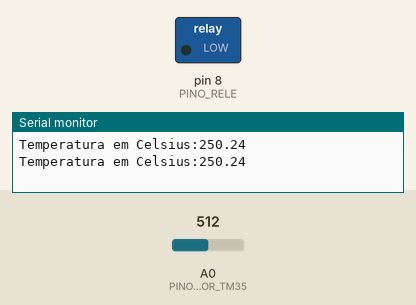
Bench run of a sketch on a simulated Arduino Uno, built with avr-gcc and run on an emulated ATmega328P. Shown: switched loads named in the sketch (green lamp = pin HIGH), the last lines printed to the serial monitor. The test bench sets the inputs (shaded band); at power-on: A0 (PINO_SENSOR_TM35) = 512.

Above: at 2.8 s.
2.9 s: A0 (PINO_SENSOR_TM35) set to 80
5.6 s: A0 (PINO_SENSOR_TM35) set to 67
At 7.3 s:
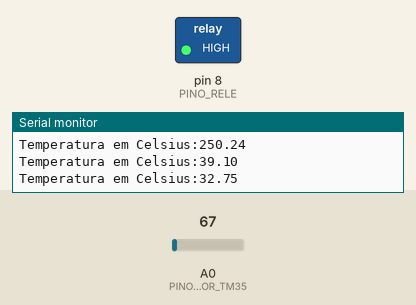
8.3 s: A0 (PINO_SENSOR_TM35) set to 122
At 10.4 s:
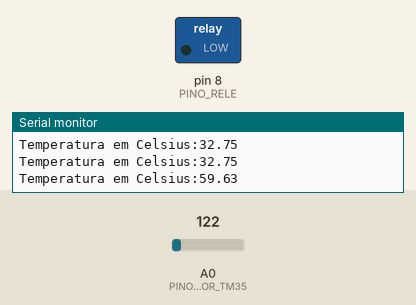
11.5 s: A0 (PINO_SENSOR_TM35) set to 27
At 13.1 s:
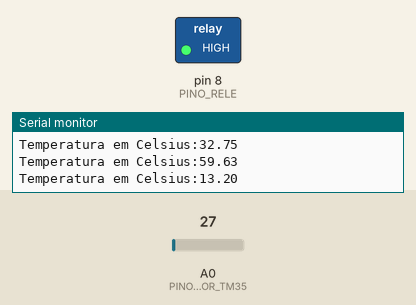
Timing chart, 0 to 14.6 s (numbered marks = the images above; inputs shaded):
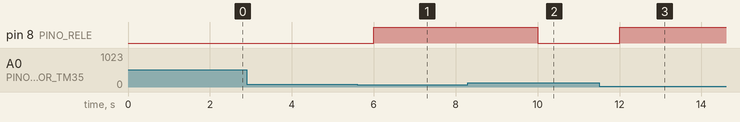

The sketch:

exercicio11.ino
```cpp
/**
 * CÓDIGO PARA ARDUINO (extensão .ino)
 *
 * 11. Faça um programa que leia o valor de um sensor de temperatura TM35, que
 * varia de 0 a 1023, onde 0 corresponde a 0 Volts e 1023 corresponde a 5 Volts.
 * Além disso, sabemos que 1ºC é igual a 10mV. Com isso, podemos considerar a
 * seguinte equação:
 *
 * Temperatura em ºC = (TM35 * (5V/1023)) / 10mV
 */

#define PINO_SENSOR_TM35 0
#define PINO_RELE 8

void setup() {
  // Inicializa a porta serial (9600 bps)
  Serial.begin(9600);
  // Configura o pino do sensor de temperatura (entrada)
  pinMode(PINO_SENSOR_TM35, INPUT);
  // Configura o pino do relé (saída)
  pinMode(PINO_RELE, OUTPUT);
}

void loop() {
  int sensorTM35;
  float temperaturaCelsius;

  // Lê o valor do sensor de temperatura (equivalente ao nosso scanf)
  sensorTM35 = analogRead(PINO_SENSOR_TM35);

  temperaturaCelsius = (sensorTM35 * (5000 / 1023.0)) / 10;

  if(temperaturaCelsius < 37.0) {
    // Ativa o relé (acende a luz)
    digitalWrite(PINO_RELE, HIGH);
  } else {
    // Desativa o relé (apaga a luz)
    digitalWrite(PINO_RELE, LOW);
  }

  // Imprimimos na porta serial (equivalente ao nosso printf)
  Serial.print("Temperatura em Celsius:");
  Serial.println(temperaturaCelsius);

  // Deplay de 5 segundos entre cada leitura
  delay(2000);
}
```

execicio01.c
```cpp
/*
 * Implementar um programa que imprima a soma do seguinte vetor:
 * { 1.35, 5.00, 9.65, 6.10, 3.33, 8.75 }
 */
#include<stdio.h>

int main() {
    int i;
    float numeros[6] = { 1.35, 5.00, 9.65, 6.10, 3.33, 8.75 };
    float soma = 0;

    for(i = 0; i < 6; i++) {
        soma += numeros[i];
        printf("%.2f\n", soma);
    }

}
```

exercicio02.c
```cpp
/**
 * 2. Implementar um programa que imprima a quantidade de
 * números pares e ímpares a partir do seguinte vetor:
 *
 * { 11, 12, 23, 30, 44, 51, 60 }
**/

#include<stdio.h>

int main()
{
    int i, pares, impares;
    int numeros[7] = { 11, 12, 23, 30, 44, 51, 60 };

    pares = 0;
    impares = 0;

    for(i = 0; i < 7; i++)
    {
        if(numeros[i]%2 == 0) {
            pares++;
        } else {
            impares++;
        }
    }
    printf("%d pares e %d impares", pares, impares);

    getchar();
    return 0;
}
```

exercicio03.c
```cpp
/**
 * 3. Construir um programa que encontre o maior, menor
 * e quantidade de elementos maiores que 500, a partir
 * dos seguintes elementos:
 *
 * { 250.00, 150.00, 550.00, 775.00, 600.00, 450.00 }
**/

#include<stdio.h>

int main() {
    int i, qtdMaior500;
    float maior, menor;
    float numeros[6] = { 250.00, 150.00, 550.00, 775.00, 600.00, 450.00 };

    // Inicializa as vairaveis para evitar problemas e condicoes adicionais
    qtdMaior500 = 0;
    maior = numeros[0];
    menor = numeros[0];

    for(i=0; i < 6; i++) {
        float valor = numeros[i];

        if(valor > 500) {
            qtdMaior500++;
        }
        if(valor > maior) {
            maior = valor;
        }
        if(valor < menor) {
            menor = valor;
        }
    }

    printf("Quantidade de elementos maior que 500: %d\n", qtdMaior500);
    printf("Maior valor: %.2f\n", maior);
    printf("Menor valor: %.2f\n\n", menor);


    getchar();
    return 0;
}
```

exercicio04.c
```cpp
/**
 * Fazer um programa que leia 10 valores inteiros, armazene-os em um
 * vetor e os imprima em ordem inversa a que foram inseridos.
 */

#include<stdio.h>

#define CAPACIDADE 2

int main() {
    int i, numeros[CAPACIDADE];

    printf("Digite %d numeros inteiros!\n\n", CAPACIDADE);

    for(i = 0; i < CAPACIDADE; i++)
    {
        printf("Digite o %dº numero: ", i + 1);
        scanf("%d", &numeros[i]);
    }
    printf("\n");
    for(i = CAPACIDADE - 1; i >= 0 ; i--)
    {
        printf("%d\n", numeros[i]);
    }

    getchar();
    return 0;
}
```

exercicio05.c
```cpp
/**
 * 5. Crie um programa que defina e imprima a seguinte matriz:
 *
 * {
 *   { 'I', 'F', 'S', 'P' },
 *   { '2', '0', '1', '6' }
 * }
 */

#include<stdio.h>

int main()
{
    int i, j;
    char matriz[2][4] =
    {
        { 'I', 'F', 'S', 'P' },
        { '2', '0', '1', '6' }
    };

    for(i = 0; i < 2; i++)
    {
        for(j = 0; j < 4; j++)
        {
            printf("%c", matriz[i][j]);
        }
        printf("\n");
    }

    getchar();
    return 0;
}
```

exercicio06.c
```cpp
/**
 * 6. Crie um programa que gere a mesma saída do exercício anterior, mas agora considerando a seguinte matriz:
 *
 * {
 *   { 'I', 'S', '2', '1' },
 *   { 'F', 'P', '0', '6' }
 * }
 */

#include<stdio.h>

#define LINHAS 2
#define COLUNAS 4

int main()
{
    int i, j;
    char matriz[LINHAS][COLUNAS] =
    {
        { 'I', 'S', '2', '1' },
        { 'F', 'P', '0', '6' }
    };

    for(j = 0; j < COLUNAS; j++) {
        if(j == 2) {
            printf("\n");
        }
        for(i = 0; i < LINHAS; i++) {
            printf("%c", matriz[i][j]);
        }
    }

    getchar();
    return 0;
}
```

exercicio07.c
```cpp
/**
 * 7. Fazer um programa para ler um vetor X de elementos inteiros
 * e positivos, de dimensão N (N <= 10). Criar um vetor Y da seguinte
 * forma: os elementos de Y com índice par receberão os respectivos
 * elementos de X divididos por 2; os elementos com índice ímpar
 * receberão os respectivos elementos de X multiplicados por 3.
 * Escrever o vetor X e o vetor Y.
 */

#define CAPACIDADE 5

#include<stdio.h>

int main()
{
    int i, vetorX[CAPACIDADE];
    float vetorY[CAPACIDADE];

    for(i = 0; i < CAPACIDADE; i++) {
        printf("vetorX[%d] = ", i);
        scanf("%d", &vetorX[i]);
        int valorX = vetorX[i];
        if(i%2 == 0) {
            vetorY[i] = valorX / 2.0;
        }
        else {
            vetorY[i] = valorX * 3;
        }
    }

    printf("Imprimindo Vetor X:");
    for(i = 0; i < CAPACIDADE; i++) {
        printf("  %d", vetorX[i]);
    }

    printf("\nImprimindo Vetor Y:");
    for(i = 0; i < CAPACIDADE; i++) {
        printf("  %.2f", vetorY[i]);
    }

    printf("\n");
    getchar();
    return 0;
}
```

exercicio08.c
```cpp
/**
 * 8. Fazer um programa para ler uma matriz quadrada A
 * de ordem M (M <= 5) de elementos inteiros. Em seguida
 * obter e mostrar seu elemento minimax. O minimax é o
 * menor elemento da linha que contém o maior elemento
 * da matriz.
 */

#define M 3

#include<stdio.h>

int main()
{
    int matriz[M][M];
    int i, j, maior, linhaMaior, minimax;

    for(i = 0; i < M; i++)
    {
        for(j = 0; j < M; j++)
        {
            printf("matriz[%d][%d] = ", i, j);
            scanf("%d", &matriz[i][j]);

            int valor = matriz[i][j];
            if(valor > maior || (i == 0 && j == 0))
            {
                maior = valor;
                linhaMaior = i;
            }
        }
    }
    minimax = matriz[linhaMaior][0];
    for(j = 1; j < M; j++)
    {
        int valor = matriz[linhaMaior][j];
        if(valor < minimax)
        {
            minimax = valor;
        }
    }

    printf("Minimax: %d", minimax);

    getchar();
    return 0;
}
```

exercicio10.c
```cpp
/*
10- Fazer um programa para ler uma matriz A de ordem M de elementos inteiros,
 com M <= 10, e verificar se ela é triangula inferior. Uma matriz é triangular
 inferior se todos os elementos acima da diagonal principal forem nulos (igual a zero).
*/

#include <stdio.h>

#define M 3

int main() {
    int matriz[M][M], i, j, ehTringular;

    ehTringular = 1; // VERDADE!

    for (i = 0;  i < M ; i++) {
        for (j = 0;  j < M ; j++) {
            printf("matriz[%d][%d]:", i,j);
            scanf("%d", &matriz[i][j]);
            if(j > i && matriz[i][j] != 0) {
                ehTringular = 0; // FALSO!
            }
        }
    }

    if(ehTringular == 1) {
        printf("EH!");
    } else {
        printf("N EH!");
    }

    getchar();
    return 0;
}
```

exercicio11.c
```cpp
/**
 * Faça um programa que leia o valor de um sensor de temperatura TM35, que
 * varia de 0 a 1023, onde 0 corresponde a 0 Volts e 1023 corresponde a 5 Volts.
 * Além disso, sabemos que 1ºC é igual a 10mV. Com isso, podemos considerar a
 * seguinte equação:
 *
 * Formula Simplificada:
 * Temperatura em ºC = TM35 * 0.488758
 *
 * Formula Formal:
 * Temperatura em ºC = (TM35 * (5V/1023)) / 10mV
 */

#include <stdio.h>  // Biblioteca dos comandos de E/S (I/O)

int main( ) {
    int tm35;
    float celsius;

    for(;;) {
        scanf("%d", &tm35);
        celsius = (tm35 * (5000/1023.0))/10;
        printf("%.5f Celsius\n\n", celsius);
        if(celsius > 37.8) {
            //TODO Apagar a luz!
        } else {
            //TODO Acender a luz!
        }
    }

    getchar();
    return 0;
}
```

exercicio12.c
```cpp
/**
 * Altere o exercício anterior para que sejam feitas as leituras
 * de apenas 10 valores do sensor TM35. Além disso, realize a
 * média de temperatura dos valores lidos, desconsiderando o
 * maior e o menor valor.
 */

#include <stdio.h>  // Biblioteca dos comandos de E/S (I/O)

int main( ) {
    int tm35[10], i, maior, menor;
    float celsius, media;

    media = 0;
    maior = 0;    // O maior é inicializado com o menor valor possível
    menor = 1023; // O menor é inicializado com o maior valor possível

    for(i = 0; i < 10; i++) {
        scanf("%d", &tm35[i]);
        // Cria uma variável auxiliar
        int valorAtual = tm35[i];
        // Acumula o valor atual na média
        media += valorAtual;
        // Verifica o maior valor
        if(valorAtual > maior) {
            maior = valorAtual;
        }
        // Verifica o menor valor
        if(valorAtual < menor) {
            menor = valorAtual;
        }
    }

    media = media - maior - menor;
    media /= 8;

    celsius = (media * (5000/1023.0))/10;
    printf("%.5f Celsius\n\n", celsius);
    if(celsius > 37.8) {
        //TODO Apagar a luz!
    } else {
        //TODO Acender a luz!
    }

    getchar();
    return 0;
}
```

exercicio13.c
```cpp
/**
 * Altere o exercício anterior utilizando o Bubble Sort para melhorar sua lógica.
 */

#include <stdio.h>  // Biblioteca dos comandos de E/S (I/O)

void bubbleSort(int arr[], int n) {
    int houveTroca = 1;
    int j = 0;
    int tmp;
    while (houveTroca == 1) {
        houveTroca = 0;
        j++;
        for (int i = 0; i < n - j; i++) {
            if (arr[i] > arr[i + 1]) {
                tmp = arr[i];
                arr[i] = arr[i + 1];
                arr[i + 1] = tmp;
                houveTroca = 1;
            }
        }
    }
}

int main( ) {
    int tm35[10], i;
    float celsius, media;

    media = 0;
    for(i = 0; i < 10; i++) {
        scanf("%d", &tm35[i]);
    }

    bubbleSort(tm35, 10);

    for(i = 1; i < 9; i++) {
      media += tm35[i];
    }

    media /= 8;

    celsius = (media * (5000/1023.0))/10;
    printf("%.5f Celsius\n\n", celsius);
    if(celsius > 37.8) {
        //TODO Apagar a luz!
    } else {
        //TODO Acender a luz!
    }

    getchar();
    return 0;
}
```

Measured:
- the behaviour switches between 76 and 75 on A0 (PINO_SENSOR_TM35) (found by bisection; images 0 and 1)
- after the input at 5.6 s, pin 8 (PINO_RELE): LOW → HIGH after 0.40 s
- after the input at 8.3 s, pin 8 (PINO_RELE): HIGH → LOW after 1.7 s
- after the input at 11.5 s, pin 8 (PINO_RELE): LOW → HIGH after 0.51 s
